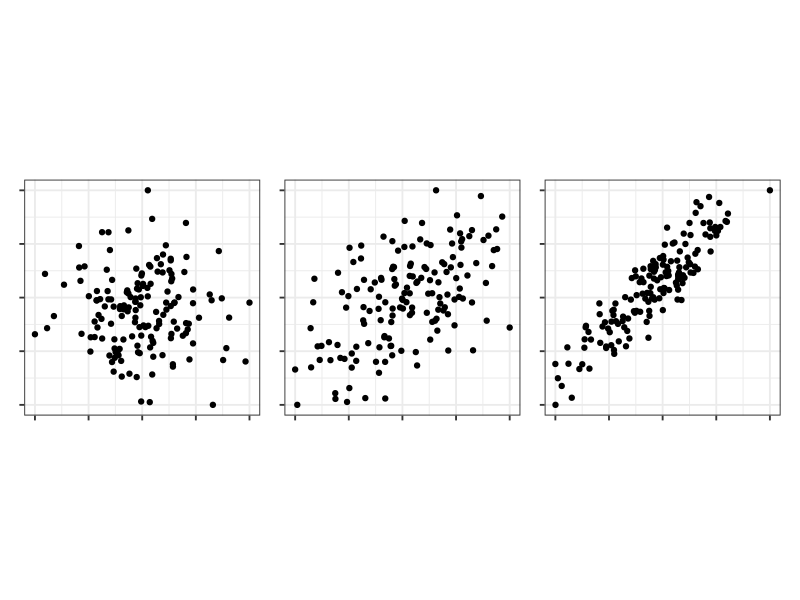
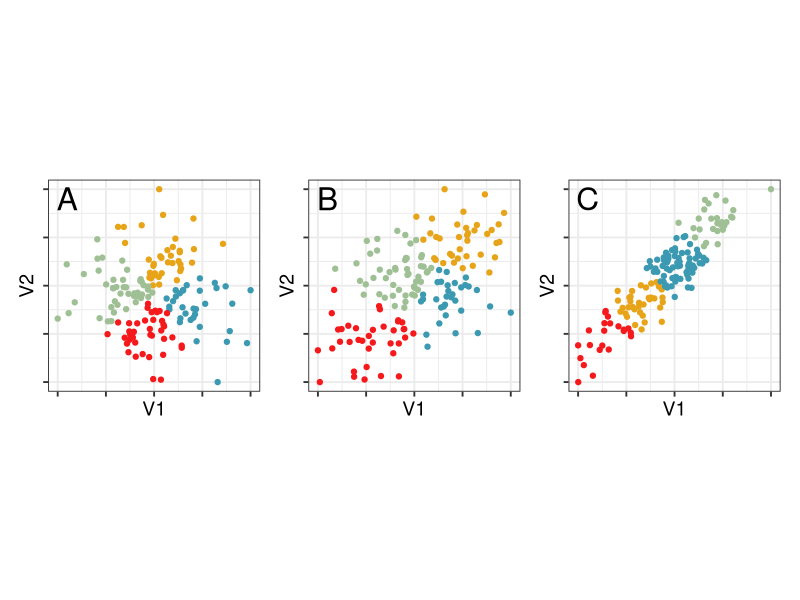
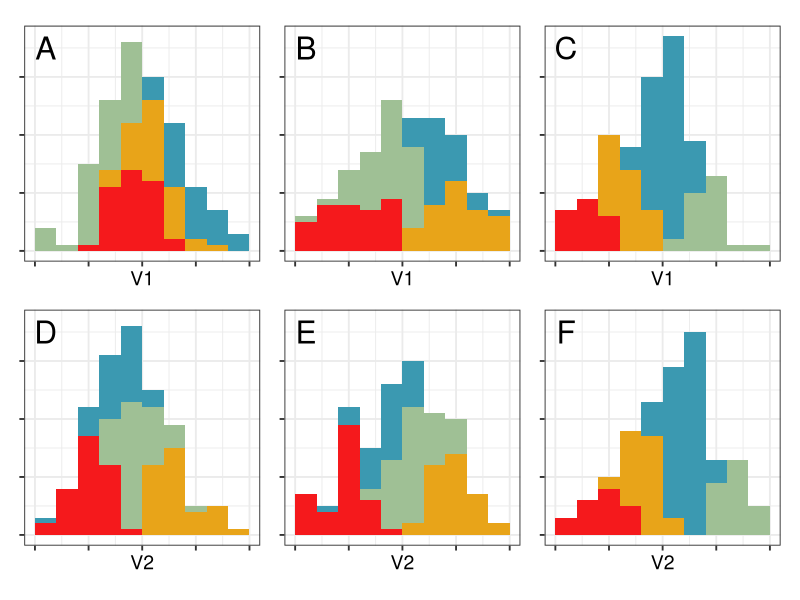

Here is the R script that generated these plots, in order:
# Example in introduction
library(tidyverse)
library(mvtnorm)
library(patchwork)
library(colorspace)

theme_set(theme_bw(base_size = 14) +
            theme(
              aspect.ratio = 1,
              plot.background = element_rect(fill = 'transparent', colour = NA),
              plot.title.position = "plot",
              plot.title = element_text(size = 24),
              panel.background = element_rect(fill = 'transparent', colour = NA),
              legend.background = element_rect(fill = 'transparent', colour = NA),
              legend.key = element_rect(fill = 'transparent', colour = NA)
            )
)

f_std <- function(x) {(x-min(x))/(max(x)-min(x))}
set.seed(914)
blob1 <- rmvnorm(n=155, mean=c(0,0), 
                 sigma=matrix(c(1, 0, 0, 1), 
                              ncol=2, byrow=TRUE)) |> 
  as_tibble() |>
  mutate_all(f_std)
blob2 <- rmvnorm(n=155, mean=c(0,0), 
                 sigma=matrix(c(1, 0.6, 0.6, 1), 
                              ncol=2, byrow=TRUE)) |> 
  as_tibble() |>
  mutate_all(f_std)
blob3 <- rmvnorm(n=155, mean=c(0,0), 
                 sigma=matrix(c(1, 0.9, 0.9, 1), 
                              ncol=2, byrow=TRUE)) |> 
  as_tibble() |>
  mutate_all(f_std)
b1 <- ggplot(blob1, aes(V1, V2)) + 
  geom_point() +
  theme(axis.text = element_blank(),
        axis.title = element_blank())
b2 <- ggplot(blob2, aes(V1, V2)) + 
  geom_point() +
  theme(axis.text = element_blank(),
        axis.title = element_blank())
b3 <- ggplot(blob3, aes(V1, V2)) + 
  geom_point() +
  theme(axis.text = element_blank(),
        axis.title = element_blank())
b1 + b2 + b3 + plot_layout(ncol=3)


set.seed(855)
b1_km <- kmeans(blob1, 4)
b2_km <- kmeans(blob2, 4)
b3_km <- kmeans(blob3, 4)
blob1_cl <- blob1 |>
  mutate(cl = factor(b1_km$cluster))
blob2_cl <- blob2 |>
  mutate(cl = factor(b2_km$cluster))
blob3_cl <- blob3 |>
  mutate(cl = factor(b3_km$cluster))
b4 <- ggplot(blob1_cl, aes(V1, V2, colour=cl)) + 
  geom_point() +
  scale_color_discrete_divergingx(palette="Zissou 1") +
  annotate("text", x=0.05, y=0.95, label="A", size=8) +
  theme(legend.position = "none", 
        axis.text = element_blank())
b5 <- ggplot(blob2_cl, aes(V1, V2, colour=cl)) + 
  geom_point() +
  scale_color_discrete_divergingx(palette="Zissou 1") +
  annotate("text", x=0.05, y=0.95, label="B", size=8) +
  theme(legend.position = "none", 
        axis.text = element_blank())
b6 <- ggplot(blob3_cl, aes(V1, V2, colour=cl)) + 
  geom_point() +
  scale_color_discrete_divergingx(palette="Zissou 1") +
  annotate("text", x=0.05, y=0.95, label="C", size=8) +
  theme(legend.position = "none", 
        axis.text = element_blank())
b4 + b5 + b6 + plot_layout(ncol=3)

b7 <- ggplot(blob1_cl, aes(V1, fill=cl)) + 
  geom_histogram(breaks = seq(0, 1, 0.1)) +
  scale_fill_discrete_divergingx(palette="Zissou 1") +
  ylim(c(0,37)) +
  annotate("text", x=0.05, y=35, label="A", size=8) +
  theme(legend.position = "none", 
        axis.text = element_blank(),
        axis.title.y = element_blank())
b8 <- ggplot(blob2_cl, aes(V1, fill=cl)) + 
  geom_histogram(breaks = seq(0, 1, 0.1)) +
  scale_fill_discrete_divergingx(palette="Zissou 1") +
  ylim(c(0,37)) +
  annotate("text", x=0.05, y=35, label="B", size=8) +
  theme(legend.position = "none", 
        axis.text = element_blank(),
        axis.title.y = element_blank())
b9 <- ggplot(blob3_cl, aes(V1, fill=cl)) + 
  geom_histogram(breaks = seq(0, 1, 0.1)) +
  scale_fill_discrete_divergingx(palette="Zissou 1") +
  ylim(c(0,37)) +
  annotate("text", x=0.05, y=35, label="C", size=8) +
  theme(legend.position = "none", 
        axis.text = element_blank(),
        axis.title.y = element_blank())
b10 <- ggplot(blob1_cl, aes(V2, fill=cl)) + 
  geom_histogram(breaks = seq(0, 1, 0.1)) +
  scale_fill_discrete_divergingx(palette="Zissou 1") +
  ylim(c(0,37)) +
  annotate("text", x=0.05, y=35, label="D", size=8) +
  theme(legend.position = "none", 
        axis.text = element_blank(),
        axis.title.y = element_blank())
b11 <- ggplot(blob2_cl, aes(V2, fill=cl)) + 
  geom_histogram(breaks = seq(0, 1, 0.1)) +
  scale_fill_discrete_divergingx(palette="Zissou 1") +
  ylim(c(0,37)) +
  annotate("text", x=0.05, y=35, label="E", size=8) +
  theme(legend.position = "none", 
        axis.text = element_blank(),
        axis.title.y = element_blank())
b12 <- ggplot(blob3_cl, aes(V2, fill=cl)) + 
  geom_histogram(breaks = seq(0, 1, 0.1)) +
  scale_fill_discrete_divergingx(palette="Zissou 1") +
  ylim(c(0,37)) +
  annotate("text", x=0.05, y=35, label="F", size=8) +
  theme(legend.position = "none", 
        axis.text = element_blank(),
        axis.title.y = element_blank())
b7 + b8 + b9 + b10 + b11 + b12 + plot_layout(ncol=3)
